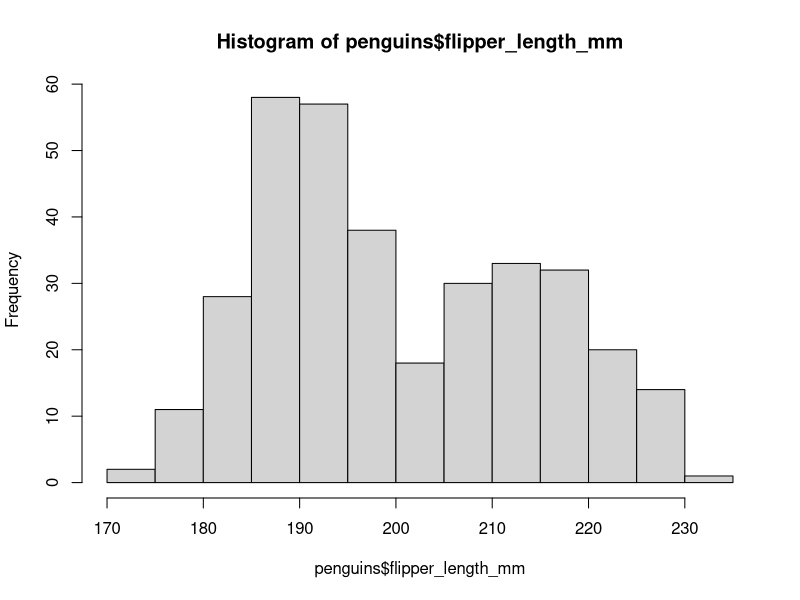
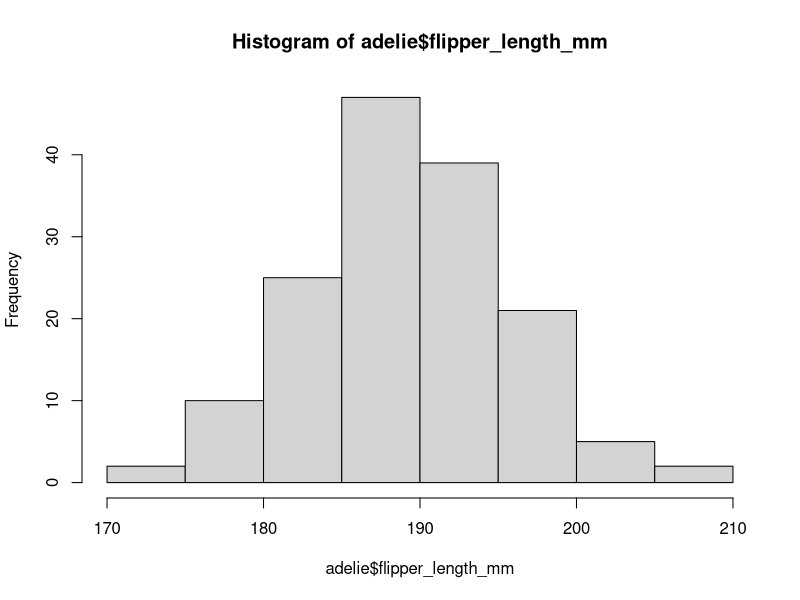
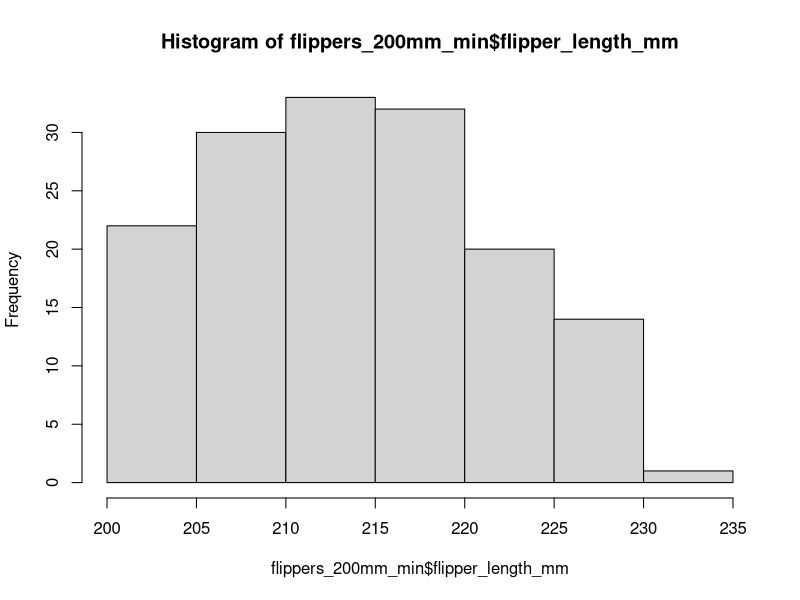
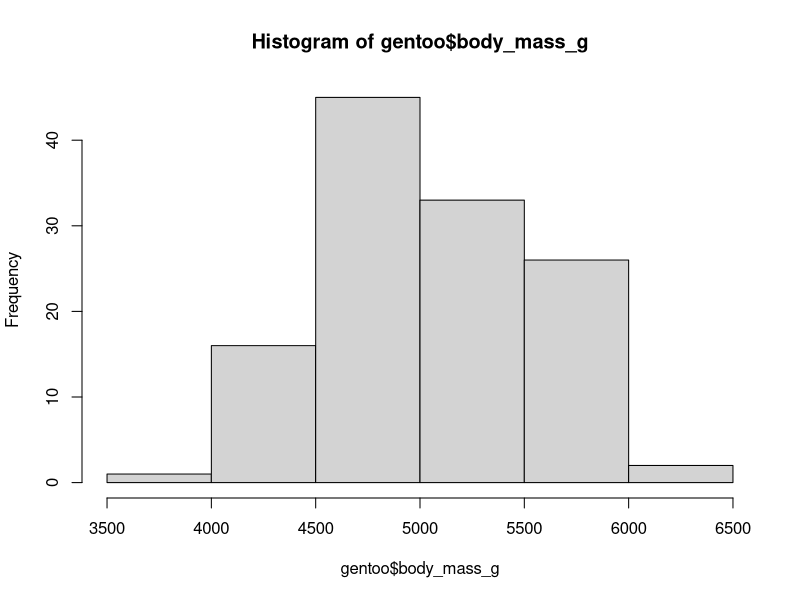

Write the R code that produced these figures, in order.
## ---- chunk 1
3 + 5

15 / 5

4^2
## ---- chunk 2
mass <- 47.5            
age <- 122
## ---- chunk 3
# we can add comments to our code by using the # sign
# R doesn't read anything past a #, so you can either put one at the beginning of a whole line or after some code

mass <- mass * 2        # multiply
age <- age - 20         # subtract
mass_index <- mass/age  # divide
## ---- chunk 4
weight_kg <- sqrt(10) # square root 

round(weight_kg) # rounding 
round(weight_kg, digits = 2) # round to 2 digits past 0
## ---- chunk 5
# these two lines of code do the same thing
help(mean) 
?mean
## ---- chunk 6
# Let's create a vector of animal weights (numeric)
weight_g <- c(50, 60, 65, 82) 
weight_g

# A vector can also contain character strings (character)
animals <- c("mouse", "rat", "dog") 
animals
## ---- chunk 7
# how many elements
length(weight_g) 
length(animals)

# type of data we are working with
class(weight_g) 
class(animals)

# structure of an object
str(weight_g) 
str(animals)
## ---- chunk 8
test_vec <- c(weight_g, animals) 
test_vec 
class(test_vec) # coerced everything into character (don't know how to make words numeric)
## ---- chunk 9
weight_g[2] 
weight_g[c(2,4)] 
weight_g[c(1:4)]
## ---- chunk 10
weight_g[weight_g > 55] 
animals[animals == "rat"]
## ---- chunk 11
# the answer you should get out is 6
vec <- c(6, 5, 4, 3, 2, 1)
vec

vec <- vec[4:6]
vec

sum(vec)
## ---- chunk 12
# code for installing a package from the internet for future reference
# install.packages("palmerpenguins")
# to run the line of code above, remove the # symbol
## ---- chunk 13
# install.packages("palmerpenguins")
library(palmerpenguins) 
## ---- chunk 14
penguins
## ---- chunk 15
head(penguins) # first 6 lines 
head(penguins, 10) # can specify how many lines 
tail(penguins) # last 6 lines 

str(penguins) # structure 
nrow(penguins) # number of rows
ncol(penguins) # number of columns

names(penguins) # same as colnames(penguins) in a df
## ---- chunk 16
# in vectors, only 1 dimension, so we only need to specify one location
# data frames are 2-dimensional, so he have to specify 2 different locations

penguins[1:10, c(2,3)] 
penguins[1:10, ] 
penguins[ , c(1:4)]
## ---- chunk 17
penguins$species 

# we can save single columns as vectors with the assignment operator
flipper_lenght_mm <- penguins$flipper_length_mm
## ---- chunk 18
# Plot a histogram
hist(penguins$flipper_length_mm) # same as hist(flipper_length_mm)
## ---- chunk 19
mean(penguins$flipper_length_mm)
sd(penguins$flipper_lenght_mm)

# min, max, median, mode are other functions we might want to use
## ---- chunk 20
adelie <- penguins[penguins$species == 'Adelie', ] 
adelie

hist(adelie$flipper_length_mm)

# dealing with numeric columns with NA values
mean(adelie$flipper_length_mm)
mean(adelie$flipper_length_mm, na.rm = TRUE)
## ---- chunk 21
# penguins with flippers greater than or equal to 200 mm
flippers_200mm_min <- penguins[penguins$flipper_length_mm >= 200, ] 

# create a histogram
# hist(flippers_200mm_min) # why doesn't this work? We haven't specified a column 
hist(flippers_200mm_min$flipper_length_mm)
## ---- chunk 22
gentoo <- penguins[penguins$species == "Gentoo", ]
min(gentoo$body_mass_g, na.rm = TRUE)
max(gentoo$body_mass_g, na.rm = TRUE)

hist(gentoo$body_mass_g)
